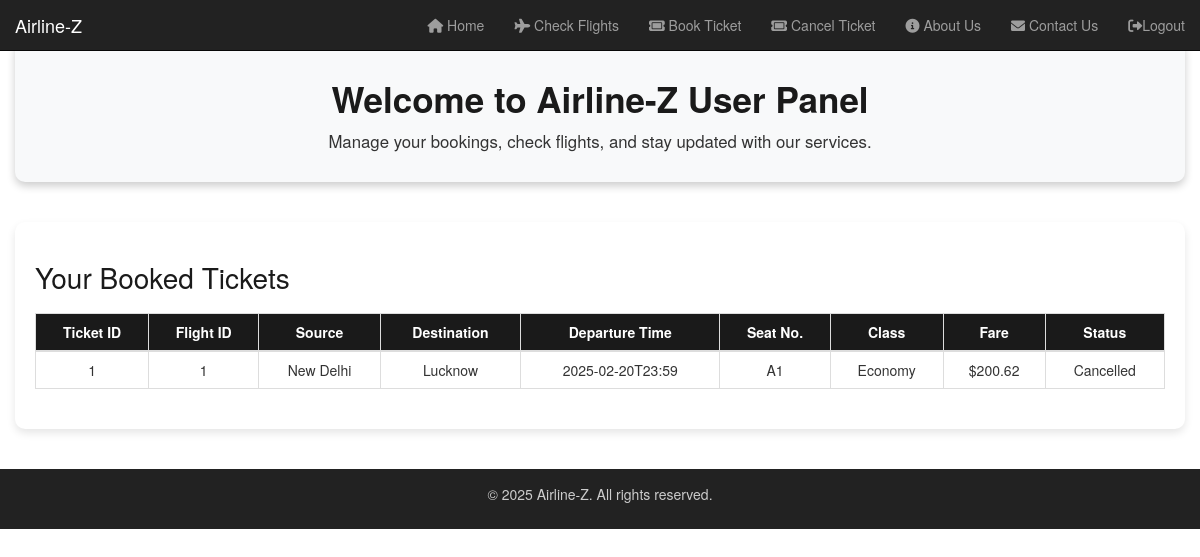
The page /user/user-panel (signed in) on the database as committed earlier.
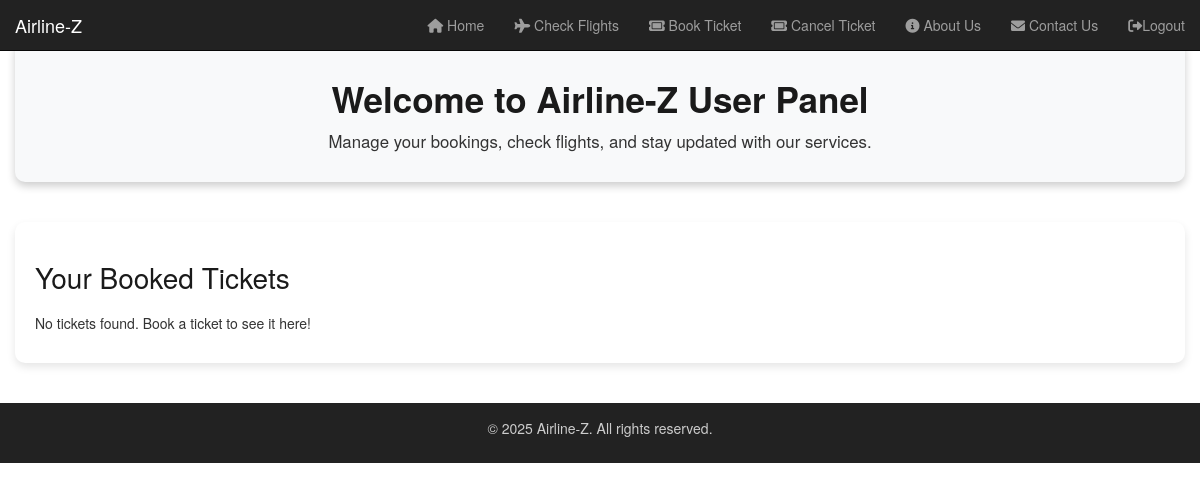
The same page on the database as committed later.
### tables this page shows
CREATE TABLE ticket (
    ticket_id INTEGER PRIMARY KEY AUTOINCREMENT,
    flight_id INTEGER NOT NULL,
    passenger_id INTEGER NOT NULL,
    seat_no TEXT NOT NULL,
    date_of_journey TEXT NOT NULL,
    flight_class TEXT NOT NULL,
    fare REAL NOT NULL,
    status TEXT NOT NULL,
    FOREIGN KEY (flight_id) REFERENCES flight (flight_id),
    FOREIGN KEY (passenger_id) REFERENCES passenger (passenger_id)
);

CREATE TABLE flight (
    flight_id INTEGER PRIMARY KEY AUTOINCREMENT,
    source TEXT NOT NULL,
    destination TEXT NOT NULL,
    departure_time TEXT NOT NULL,
    duration TEXT NOT NULL
);

### app.py (the view)
@app.route('/user/user-panel')
@login_required
def user_panel():
    try:
        user_id = session.get('user_id')  # Get user_id from session
        if not user_id:
            flash("You must be logged in to access this page.", "warning")
            return redirect(url_for('user_login'))
        conn = get_db_connection()
        tickets = conn.execute('''
            SELECT t.ticket_id, t.flight_id, t.seat_no, t.date_of_journey, t.flight_class, t.fare, t.status,
                   f.source, f.destination, f.departure_time, f.duration
            FROM ticket t
            JOIN flight f ON t.flight_id = f.flight_id
            WHERE t.passenger_id IN (
                SELECT passenger_id FROM passenger WHERE user_id = ?
            )
        ''', (user_id,)).fetchall()
        conn.close()
        tickets_list = [dict(ticket) for ticket in tickets]
        return render_template('user/user-panel.html', tickets=tickets_list)
    except Exception as e:
        print(f"Error fetching tickets: {e}")
        flash("An error occurred while fetching your tickets. Please try again later.", "danger")
        return render_template('user/user-panel.html', tickets=[])

### app.py (called while the page is built)
def get_db_connection():
    conn = sqlite3.connect(DATABASE)
    conn.row_factory = sqlite3.Row  # Return rows as dictionaries
    return conn

@app.before_request
def require_login():
    admin_routes = [
        'admin_panel', 'staff_management', 'add_staff', 'remove_staff', 'modify_staff_form', 'modify_staff', 'search_staff',
        'flight_management', 'add_flight', 'remove_flight', 'modify_flight', 'search_flight',
        'refund_management', 'get_refunds', 'clear_refund', 'decline_refund', 'report_fraud',
        'user_management', 'add_user', 'remove_user',
        'ticket_management', 'remove_ticket', 'search_ticket', 'modify_ticket', 'add_ticket',
        'feedback_management'
    ]
    if request.endpoint in admin_routes and not session.get('admin_logged_in'):
        flash("You need to login first!", "warning")
        return redirect(url_for('admin_login'))

def login_required(f):
    @wraps(f)
    def decorated_function(*args, **kwargs):
        if 'user_id' not in session:
            flash("You must be logged in to access this page.", "warning")
            return redirect(url_for('user_login'))
        return f(*args, **kwargs)
    return decorated_function

### templates/user/user-panel.html (shortened to what this page needs)
<!DOCTYPE html>
<html lang="en">
<head>
    <link rel="stylesheet" href="https://maxcdn.bootstrapcdn.com/bootstrap/3.3.7/css/bootstrap.min.css">
    <link rel="stylesheet" href="{{url_for('static', filename='css/user/user-panel.css')}}">
    <link rel="stylesheet" href="https://cdnjs.cloudflare.com/ajax/libs/font-awesome/6.0.0/css/all.min.css">
</head>
<body>
   <nav class="navbar navbar-inverse navbar-fixed-top">
    <div class="container-fluid">
        <div class="navbar-header">
            <a class="navbar-brand" href="{{ url_for('index') }}">Airline-Z</a>
        </div>
        <div class="collapse navbar-collapse" id="adminNavbar">
            <ul class="nav navbar-nav navbar-right">
                <li class="Active"><a href="{{ url_for('user_panel') }}"><i class="fa fa-home"></i> Home</a></li>
                <li><a href="{{ url_for('check_flights') }}"><i class="fa fa-plane"></i> Check Flights</a></li>
                <li><a href="{{ url_for('book_ticket') }}"><i class="fa fa-ticket"></i> Book Ticket</a></li>
                <li><a href="{{ url_for('cancel_ticket') }}"><i class="fa fa-ticket"></i> Cancel Ticket</a></li>
                <li><a href="{{ url_for('about_us') }}"><i class="fa fa-info-circle"></i> About Us</a></li>
                <li><a href="{{ url_for('contact_us') }}"><i class="fa fa-envelope"></i> Contact Us</a></li>
                <li><a href="{{ url_for('user_logout') }}"><i class="fa fa-sign-out-alt"></i>Logout</a></li>
            </ul>
        </div>
    </div>
</nav>
<div class="container welcome-section">
    <h1>Welcome to Airline-Z User Panel</h1>
    <p>Manage your bookings, check flights, and stay updated with our services.</p>
</div>
<div class="container tickets-section">
    <h2>Your Booked Tickets</h2>
    {% if tickets %}
        <table class="table table-bordered table-hover">
            <thead>
                <tr>
                    <th>Ticket ID</th>
                    <th>Flight ID</th>
                    <th>Source</th>
                    <th>Destination</th>
                    <th>Departure Time</th>
                    <th>Seat No.</th>
                    <th>Class</th>
                    <th>Fare</th>
                    <th>Status</th>
                </tr>
            </thead>
            <tbody>
                {% for ticket in tickets %}
                    <tr>
                        <td>{{ ticket.ticket_id }}</td>
                        <td>{{ ticket.flight_id }}</td>
                        <td>{{ ticket.source }}</td>
                        <td>{{ ticket.destination }}</td>
                        <td>{{ ticket.departure_time }}</td>
                        <td>{{ ticket.seat_no }}</td>
                        <td>{{ ticket.flight_class }}</td>
                        <td>${{ ticket.fare }}</td>
                        <td>{{ ticket.status }}</td>
                    </tr>
                {% endfor %}
            </tbody>
        </table>
    {% else %}
        <p>No tickets found. Book a ticket to see it here!</p>
    {% endif %}
</div>
   <footer class="footer">
        <div class="container text-center">
            <p>&copy; 2025 Airline-Z. All rights reserved.</p>
        </div>
   </footer>
</body>
</html>

Rows that differ between the two databases and show on the page:
removed ticket: ticket_id "1", flight_id "1", source "New Delhi", destination "Lucknow", departure_time "2025-02-20T23:59", seat_no "A1", flight_class "Economy", fare "200.62", status "Cancelled"
Other text that changed with them:
text no longer shown: "Ticket ID Flight ID Source Destination Departure Time Seat No. Class Fare Status"
text now shown: "No tickets found. Book a ticket to see it here!"
